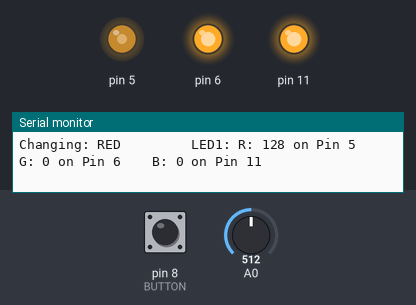
The sketch below on a simulated Arduino Uno, built with avr-gcc and run on an emulated ATmega328P. Parts: output pins drawn as LEDs (lit = HIGH), the last lines printed to the serial monitor. The inputs (shaded band) are chosen by the test bench; at power-on: A0 = 512, pin 8 (BUTTON) HIGH.

Above: at 1.2 s.
1.3 s: A0 set to 408
At 2.4 s:
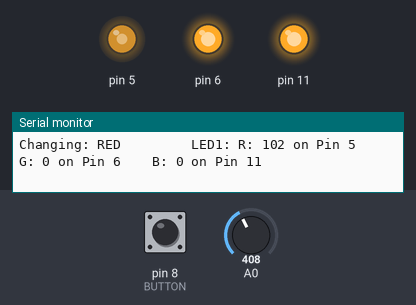
2.8 s: A0 set to 381
At 3.5 s:
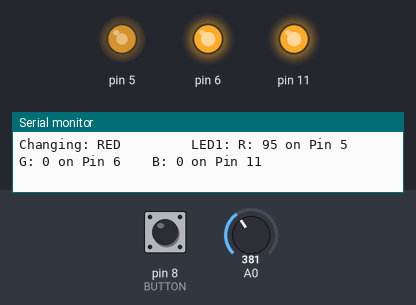
4.3 s: pin 8 (BUTTON) pulled LOW for 0.15 s
At 5.0 s:
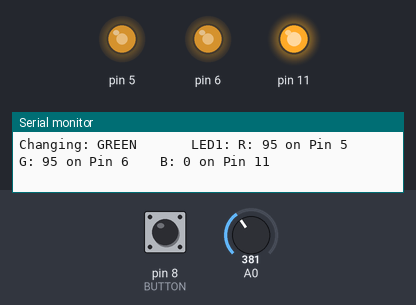
5.9 s: pin 8 (BUTTON) pulled LOW for 1 s
At 7.2 s:
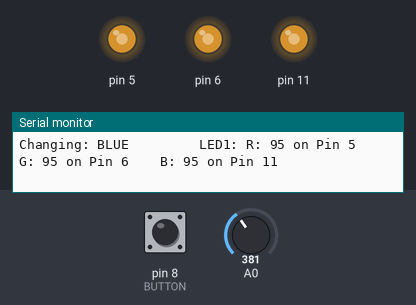
8.4 s: A0 set to 511
At 9.2 s:
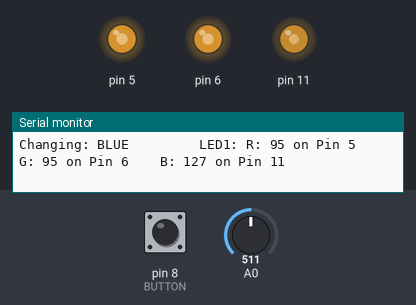
9.9 s: pin 8 (BUTTON) pulled LOW for 3.2 s
At 10.09 s:
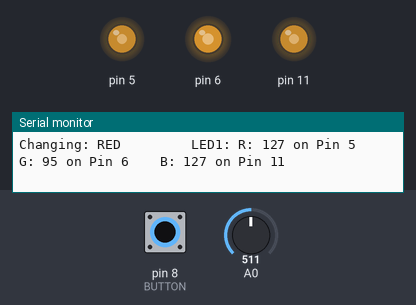
Timing chart, 0 to 12.9 s (numbered marks = the images above; inputs shaded):
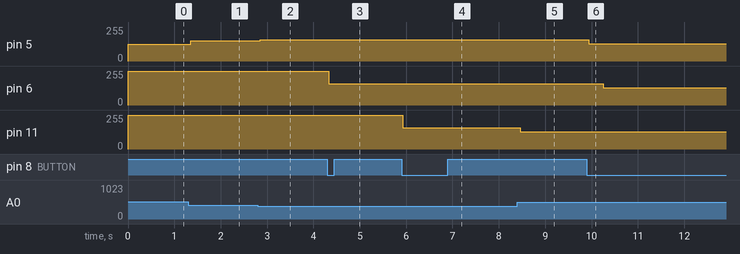

The sketch:

Pont_LED_Modes.ino
```cpp
#define RES_R 5
#define RES_G 6
#define RES_B 11
#define BUTTON 8

#include "DPL_Legacy.h"

byte mode = 1;
bool state = 0;

byte Red = 0;
byte Green = 0;
byte Blue = 0;

unsigned long timer = 0;

using namespace DPL_PWM;
using namespace DPL_RGB;
using namespace DPL_SerialPort;
using namespace DPL_DigitalPins;

RGB LED(RES_R, RES_G, RES_B, NEGATIVE);

void setup() {
  pinMode(BUTTON, INPUT_PULLUP);
  timer = millis();
  LED.Set(Red, Green, Blue);
  Start(9600);
}

void loop() {
  state = !Read(BUTTON);
  if (state either millis() - timer > 250) {
    ++mode;
    mode = ModeCrop(mode);
    timer = millis();
  }


  if (mode == 1) {
    Red = Get(0) / 4;
    LED.Set(Red, Green, Blue);
    Out("Changing: RED \t\t\t\t");
  }
  if (mode == 2) {
    Green = Get(0) / 4;
    LED.Set(Red, Green, Blue);
    Out("Changing: GREEN \t\t\t");
  }
  if (mode == 3) {
    Blue = Get(0) / 4;
    LED.Set(Red, Green, Blue);
    Out("Changing: BLUE \t\t\t\t");
  }

  Out("LED1", LED, NEW_LINE);
}

byte ModeCrop (byte mode) {
  if (mode > 3)
    mode = 1;

  return mode;
}
```

Measured:
- after the input at 1.3 s, pin 5: 127/255 → 153/255 after 0.06 s
- after the input at 2.8 s, pin 5: 153/255 → 160/255 after 0.05 s
- after the input at 4.3 s, pin 6: 255/255 → 160/255 at once
- after the input at 5.9 s, pin 11: 255/255 → 160/255 at once
- after the input at 8.4 s, pin 11: 160/255 → 128/255 after 0.06 s
- after the input at 9.9 s, pin 5: 160/255 → 128/255 at once; pin 6: 160/255 → 128/255 after 0.35 s
